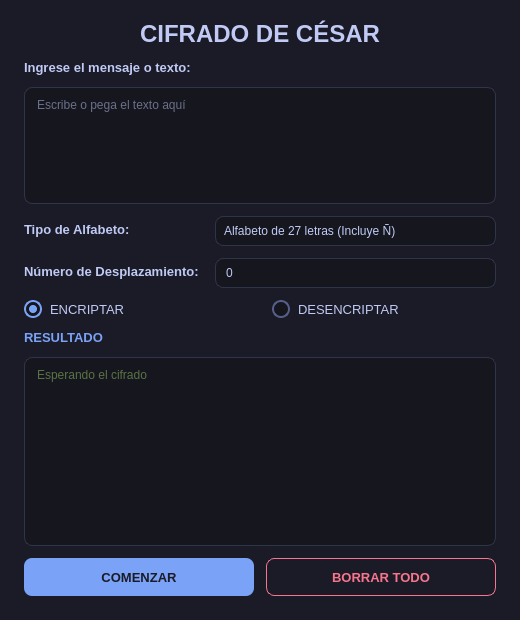
<?xml version="1.0" encoding="UTF-8"?>
<ui version="4.0">
 <class>MainWindow</class>
 <widget class="QMainWindow" name="MainWindow">
  <property name="geometry">
   <rect>
    <x>0</x>
    <y>0</y>
    <width>520</width>
    <height>620</height>
   </rect>
  </property>
  <property name="minimumSize">
   <size>
    <width>460</width>
    <height>560</height>
   </size>
  </property>
  <property name="windowTitle">
   <string>Cifrado de César</string>
  </property>
  <property name="styleSheet">
   <string notr="true">* {
    font-family: &quot;Cascadia Code&quot;, &quot;JetBrains Mono&quot;, Consolas, monospace;
}
QMainWindow, QWidget#centralwidget {
    background-color: #1a1b26;
}
QLabel {
    color: #c0caf5;
    font-size: 10pt;
    font-weight: bold;
}
QLabel#title {
    color: #c0caf5;
    font-size: 18pt;
    font-weight: bold;
}
QLabel#label_4 {
    color: #7aa2f7;
}

QPlainTextEdit, QComboBox, QSpinBox {
    background-color: #16161e;
    color: #c0caf5;
    border: 1px solid #2f3549;
    border-radius: 8px;
    padding: 6px 8px;
    selection-background-color: #33467c;
}
QPlainTextEdit:focus, QComboBox:focus, QSpinBox:focus {
    border: 1px solid #7aa2f7;
}
QPlainTextEdit#resultText {
    color: #9ece6a;
}
QComboBox::drop-down {
    border: none;
    width: 24px;
}
QComboBox QAbstractItemView {
    background-color: #16161e;
    color: #c0caf5;
    border: 1px solid #2f3549;
    selection-background-color: #33467c;
    outline: 0;
}
QSpinBox::up-button, QSpinBox::down-button {
    width: 18px;
    border: none;
    background: transparent;
}

QRadioButton {
    color: #c0caf5;
    font-size: 10pt;
    spacing: 8px;
}
QRadioButton::indicator {
    width: 14px;
    height: 14px;
    border-radius: 9px;
    border: 2px solid #565f89;
    background-color: #16161e;
}
QRadioButton::indicator:hover {
    border: 2px solid #7aa2f7;
}
QRadioButton::indicator:checked {
    border: 2px solid #7aa2f7;
    background-color: qradialgradient(cx:0.5, cy:0.5, radius:0.5, fx:0.5, fy:0.5, stop:0 #7aa2f7, stop:0.45 #7aa2f7, stop:0.55 #16161e, stop:1 #16161e);
}

QPushButton {
    border-radius: 8px;
    padding: 9px 16px;
    font-size: 10pt;
    font-weight: bold;
}
QPushButton#btnComenzar {
    background-color: #7aa2f7;
    color: #1a1b26;
    border: none;
}
QPushButton#btnComenzar:hover {
    background-color: #8fb0fa;
}
QPushButton#btnComenzar:pressed {
    background-color: #6a92e6;
}
QPushButton#btnBorrarTodo {
    background-color: transparent;
    color: #f7768e;
    border: 1px solid #f7768e;
}
QPushButton#btnBorrarTodo:hover {
    background-color: #f7768e;
    color: #1a1b26;
}
QPushButton#btnBorrarTodo:pressed {
    background-color: #e0657c;
    color: #1a1b26;
}

QScrollBar:vertical {
    background: transparent;
    width: 10px;
    margin: 0;
}
QScrollBar::handle:vertical {
    background: #2f3549;
    border-radius: 5px;
    min-height: 24px;
}
QScrollBar::handle:vertical:hover {
    background: #3b4261;
}
QScrollBar::add-line:vertical, QScrollBar::sub-line:vertical {
    height: 0;
}</string>
  </property>
  <widget class="QWidget" name="centralwidget">
   <layout class="QVBoxLayout" name="verticalLayout">
    <property name="spacing">
     <number>12</number>
    </property>
    <property name="leftMargin">
     <number>24</number>
    </property>
    <property name="topMargin">
     <number>20</number>
    </property>
    <property name="rightMargin">
     <number>24</number>
    </property>
    <property name="bottomMargin">
     <number>24</number>
    </property>
    <item>
     <widget class="QLabel" name="title">
      <property name="text">
       <string>CIFRADO DE CÉSAR</string>
      </property>
      <property name="alignment">
       <set>Qt::AlignmentFlag::AlignCenter</set>
      </property>
     </widget>
    </item>
    <item>
     <widget class="QLabel" name="labelTEXT">
      <property name="text">
       <string>Ingrese el mensaje o texto:</string>
      </property>
     </widget>
    </item>
    <item>
     <widget class="QPlainTextEdit" name="inputTEXT">
      <property name="minimumSize">
       <size>
        <width>0</width>
        <height>72</height>
       </size>
      </property>
      <property name="maximumSize">
       <size>
        <width>16777215</width>
        <height>120</height>
       </size>
      </property>
      <property name="placeholderText">
       <string>Escribe o pega el texto aquí</string>
      </property>
     </widget>
    </item>
    <item>
     <layout class="QFormLayout" name="formLayout">
      <property name="horizontalSpacing">
       <number>16</number>
      </property>
      <property name="verticalSpacing">
       <number>12</number>
      </property>
      <item row="0" column="0">
       <widget class="QLabel" name="labelTEXT2">
        <property name="text">
         <string>Tipo de Alfabeto:</string>
        </property>
       </widget>
      </item>
      <item row="0" column="1">
       <widget class="QComboBox" name="cbox_tipoAlfabeto">
        <item>
         <property name="text">
          <string>Alfabeto de 27 letras (Incluye Ñ)</string>
         </property>
        </item>
        <item>
         <property name="text">
          <string>Alfabeto de 26 letras (Inglés)</string>
         </property>
        </item>
       </widget>
      </item>
      <item row="1" column="0">
       <widget class="QLabel" name="labelTEXT3">
        <property name="text">
         <string>Número de Desplazamiento:</string>
        </property>
       </widget>
      </item>
      <item row="1" column="1">
       <widget class="QSpinBox" name="spinNumDesplazamiento">
        <property name="minimum">
         <number>0</number>
        </property>
        <property name="maximum">
         <number>26</number>
        </property>
       </widget>
      </item>
     </layout>
    </item>
    <item>
     <layout class="QHBoxLayout" name="horizontalLayoutModo">
      <property name="spacing">
       <number>24</number>
      </property>
      <item>
       <widget class="QRadioButton" name="radioEncriptar">
        <property name="text">
         <string>ENCRIPTAR</string>
        </property>
        <property name="checked">
         <bool>true</bool>
        </property>
       </widget>
      </item>
      <item>
       <widget class="QRadioButton" name="radioDesencriptar">
        <property name="text">
         <string>DESENCRIPTAR</string>
        </property>
       </widget>
      </item>
     </layout>
    </item>
    <item>
     <widget class="QLabel" name="label_4">
      <property name="text">
       <string>RESULTADO</string>
      </property>
     </widget>
    </item>
    <item>
     <widget class="QPlainTextEdit" name="resultText">
      <property name="minimumSize">
       <size>
        <width>0</width>
        <height>100</height>
       </size>
      </property>
      <property name="readOnly">
       <bool>true</bool>
      </property>
      <property name="placeholderText">
       <string>Esperando el cifrado</string>
      </property>
     </widget>
    </item>
    <item>
     <layout class="QHBoxLayout" name="horizontalLayoutBotones">
      <property name="spacing">
       <number>12</number>
      </property>
      <item>
       <widget class="QPushButton" name="btnComenzar">
        <property name="minimumSize">
         <size>
          <width>0</width>
          <height>38</height>
         </size>
        </property>
        <property name="cursor">
         <cursorShape>PointingHandCursor</cursorShape>
        </property>
        <property name="text">
         <string>COMENZAR</string>
        </property>
       </widget>
      </item>
      <item>
       <widget class="QPushButton" name="btnBorrarTodo">
        <property name="minimumSize">
         <size>
          <width>0</width>
          <height>38</height>
         </size>
        </property>
        <property name="cursor">
         <cursorShape>PointingHandCursor</cursorShape>
        </property>
        <property name="text">
         <string>BORRAR TODO</string>
        </property>
       </widget>
      </item>
     </layout>
    </item>
   </layout>
  </widget>
 </widget>
 <resources/>
 <connections/>
</ui>
